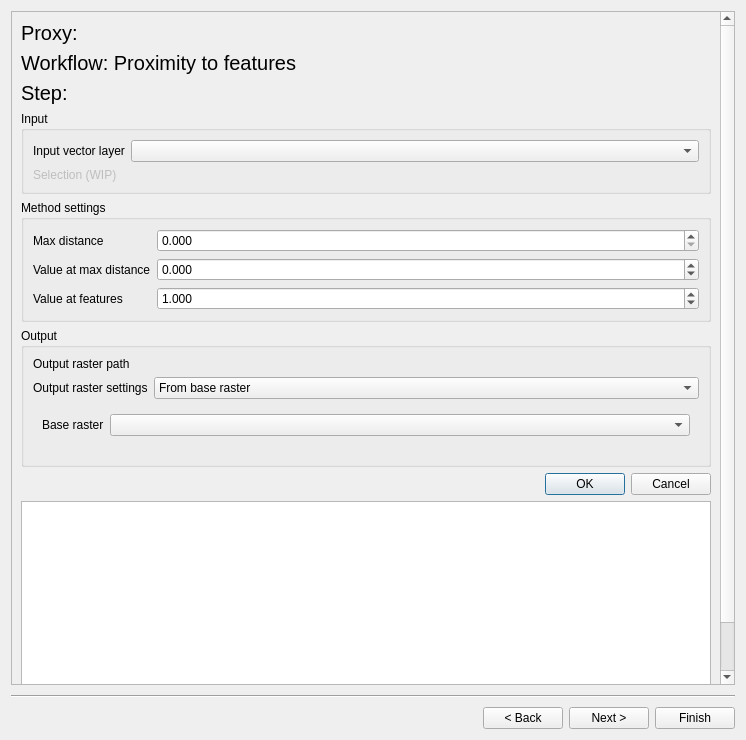
<?xml version="1.0" encoding="UTF-8"?>
<ui version="4.0">
 <class>Form</class>
 <widget class="QWidget" name="Form">
  <property name="geometry">
   <rect>
    <x>0</x>
    <y>0</y>
    <width>746</width>
    <height>740</height>
   </rect>
  </property>
  <property name="windowTitle">
   <string>Form</string>
  </property>
  <layout class="QVBoxLayout" name="verticalLayout_4">
   <item>
    <widget class="QScrollArea" name="scrollArea">
     <property name="widgetResizable">
      <bool>true</bool>
     </property>
     <widget class="QWidget" name="scrollAreaWidgetContents">
      <property name="geometry">
       <rect>
        <x>0</x>
        <y>0</y>
        <width>712</width>
        <height>781</height>
       </rect>
      </property>
      <layout class="QVBoxLayout" name="verticalLayout">
       <item>
        <widget class="QLabel" name="proxy_name_label">
         <property name="font">
          <font>
           <pointsize>15</pointsize>
          </font>
         </property>
         <property name="text">
          <string>Proxy: </string>
         </property>
         <property name="wordWrap">
          <bool>true</bool>
         </property>
        </widget>
       </item>
       <item>
        <widget class="QLabel" name="workflow_label">
         <property name="font">
          <font>
           <pointsize>15</pointsize>
          </font>
         </property>
         <property name="text">
          <string>Workflow: Proximity to features</string>
         </property>
        </widget>
       </item>
       <item>
        <widget class="QLabel" name="process_step_label">
         <property name="font">
          <font>
           <pointsize>15</pointsize>
          </font>
         </property>
         <property name="text">
          <string>Step: </string>
         </property>
        </widget>
       </item>
       <item>
        <widget class="QGroupBox" name="input_box">
         <property name="sizePolicy">
          <sizepolicy hsizetype="Preferred" vsizetype="Maximum">
           <horstretch>0</horstretch>
           <verstretch>0</verstretch>
          </sizepolicy>
         </property>
         <property name="title">
          <string>Input</string>
         </property>
         <layout class="QFormLayout" name="formLayout_2">
          <item row="0" column="0">
           <widget class="QLabel" name="vector_layer_label">
            <property name="toolTip">
             <string>Input dataset with features to calculate distances to</string>
            </property>
            <property name="text">
             <string>Input vector layer</string>
            </property>
           </widget>
          </item>
          <item row="0" column="1">
           <widget class="QgsMapLayerComboBox" name="vector_layer">
            <property name="toolTip">
             <string>Input dataset with features to calculate distances to</string>
            </property>
           </widget>
          </item>
          <item row="1" column="0">
           <widget class="QLabel" name="selection_label">
            <property name="enabled">
             <bool>false</bool>
            </property>
            <property name="text">
             <string>Selection (WIP)</string>
            </property>
           </widget>
          </item>
          <item row="1" column="1">
           <widget class="QgsFieldExpressionWidget" name="selection">
            <property name="enabled">
             <bool>false</bool>
            </property>
           </widget>
          </item>
         </layout>
        </widget>
       </item>
       <item>
        <widget class="QGroupBox" name="method_box">
         <property name="sizePolicy">
          <sizepolicy hsizetype="Preferred" vsizetype="Maximum">
           <horstretch>0</horstretch>
           <verstretch>0</verstretch>
          </sizepolicy>
         </property>
         <property name="title">
          <string>Method settings</string>
         </property>
         <layout class="QFormLayout" name="formLayout_3">
          <item row="0" column="0">
           <widget class="QLabel" name="max_distance_label">
            <property name="toolTip">
             <string>Maximum distance (optional). All pixels beyond max distance will be assigned value equal to max distance.</string>
            </property>
            <property name="text">
             <string>Max distance</string>
            </property>
           </widget>
          </item>
          <item row="0" column="1">
           <widget class="QgsDoubleSpinBox" name="max_distance">
            <property name="toolTip">
             <string>Maximum distance (optional). All pixels beyond max distance will be assigned value equal to max distance.</string>
            </property>
            <property name="decimals">
             <number>3</number>
            </property>
            <property name="minimum">
             <double>0.000000000000000</double>
            </property>
            <property name="maximum">
             <double>99999.000000000000000</double>
            </property>
            <property name="clearValue">
             <bool>true</bool>
            </property>
           </widget>
          </item>
          <item row="1" column="0">
           <widget class="QLabel" name="max_distance_value_label">
            <property name="text">
             <string>Value at max distance</string>
            </property>
           </widget>
          </item>
          <item row="1" column="1">
           <widget class="QgsDoubleSpinBox" name="max_distance_value">
            <property name="decimals">
             <number>3</number>
            </property>
            <property name="minimum">
             <double>-99999.000000000000000</double>
            </property>
            <property name="maximum">
             <double>99999.000000000000000</double>
            </property>
           </widget>
          </item>
          <item row="2" column="0">
           <widget class="QLabel" name="features_value_label">
            <property name="text">
             <string>Value at features</string>
            </property>
           </widget>
          </item>
          <item row="2" column="1">
           <widget class="QgsDoubleSpinBox" name="features_value">
            <property name="decimals">
             <number>3</number>
            </property>
            <property name="minimum">
             <double>-99999.000000000000000</double>
            </property>
            <property name="maximum">
             <double>99999.000000000000000</double>
            </property>
            <property name="value">
             <double>1.000000000000000</double>
            </property>
           </widget>
          </item>
         </layout>
        </widget>
       </item>
       <item>
        <widget class="QGroupBox" name="output_box">
         <property name="sizePolicy">
          <sizepolicy hsizetype="Preferred" vsizetype="Maximum">
           <horstretch>0</horstretch>
           <verstretch>0</verstretch>
          </sizepolicy>
         </property>
         <property name="title">
          <string>Output</string>
         </property>
         <layout class="QVBoxLayout" name="verticalLayout_3">
          <item>
           <layout class="QFormLayout" name="output_raster_settings_layout">
            <item row="0" column="0">
             <widget class="QLabel" name="output_raster_path_label">
              <property name="text">
               <string>Output raster path</string>
              </property>
             </widget>
            </item>
            <item row="0" column="1">
             <widget class="QgsFileWidget" name="output_raster_path">
              <property name="storageMode">
               <enum>QgsFileWidget::SaveFile</enum>
              </property>
             </widget>
            </item>
            <item row="1" column="0">
             <widget class="QLabel" name="output_raster_settings_label">
              <property name="text">
               <string>Output raster settings</string>
              </property>
             </widget>
            </item>
            <item row="1" column="1">
             <widget class="QComboBox" name="output_raster_settings">
              <item>
               <property name="text">
                <string>From base raster</string>
               </property>
              </item>
              <item>
               <property name="text">
                <string>Define manually</string>
               </property>
              </item>
             </widget>
            </item>
           </layout>
          </item>
          <item>
           <widget class="QStackedWidget" name="output_raster_settings_pages">
            <property name="sizePolicy">
             <sizepolicy hsizetype="Preferred" vsizetype="Maximum">
              <horstretch>0</horstretch>
              <verstretch>0</verstretch>
             </sizepolicy>
            </property>
            <property name="maximumSize">
             <size>
              <width>16777215</width>
              <height>50</height>
             </size>
            </property>
            <property name="currentIndex">
             <number>0</number>
            </property>
            <widget class="QWidget" name="base_raster_page">
             <layout class="QFormLayout" name="formLayout_4">
              <item row="0" column="0">
               <widget class="QLabel" name="base_raster_label">
                <property name="text">
                 <string>Base raster</string>
                </property>
               </widget>
              </item>
              <item row="0" column="1">
               <widget class="QgsMapLayerComboBox" name="base_raster"/>
              </item>
             </layout>
            </widget>
            <widget class="QWidget" name="define_manually_page">
             <layout class="QVBoxLayout" name="verticalLayout_2">
              <item>
               <layout class="QFormLayout" name="define_manually_layout">
                <item row="0" column="0">
                 <widget class="QLabel" name="pixel_size_label">
                  <property name="sizePolicy">
                   <sizepolicy hsizetype="Fixed" vsizetype="Preferred">
                    <horstretch>0</horstretch>
                    <verstretch>0</verstretch>
                   </sizepolicy>
                  </property>
                  <property name="minimumSize">
                   <size>
                    <width>62</width>
                    <height>0</height>
                   </size>
                  </property>
                  <property name="text">
                   <string>Pixel size</string>
                  </property>
                 </widget>
                </item>
                <item row="0" column="1">
                 <widget class="QgsDoubleSpinBox" name="pixel_size">
                  <property name="maximum">
                   <double>10000.000000000000000</double>
                  </property>
                  <property name="value">
                   <double>10.000000000000000</double>
                  </property>
                 </widget>
                </item>
                <item row="1" column="0">
                 <widget class="QLabel" name="extent_label">
                  <property name="sizePolicy">
                   <sizepolicy hsizetype="Fixed" vsizetype="Preferred">
                    <horstretch>0</horstretch>
                    <verstretch>0</verstretch>
                   </sizepolicy>
                  </property>
                  <property name="minimumSize">
                   <size>
                    <width>62</width>
                    <height>0</height>
                   </size>
                  </property>
                  <property name="text">
                   <string>Extent</string>
                  </property>
                  <property name="alignment">
                   <set>Qt::AlignLeading|Qt::AlignLeft|Qt::AlignTop</set>
                  </property>
                 </widget>
                </item>
                <item row="1" column="1">
                 <widget class="QgsExtentGroupBox" name="extent"/>
                </item>
               </layout>
              </item>
             </layout>
            </widget>
           </widget>
          </item>
         </layout>
        </widget>
       </item>
       <item>
        <widget class="QDialogButtonBox" name="button_box">
         <property name="sizePolicy">
          <sizepolicy hsizetype="Expanding" vsizetype="Fixed">
           <horstretch>0</horstretch>
           <verstretch>0</verstretch>
          </sizepolicy>
         </property>
         <property name="standardButtons">
          <set>QDialogButtonBox::Cancel|QDialogButtonBox::Ok</set>
         </property>
        </widget>
       </item>
       <item>
        <layout class="QVBoxLayout" name="verticalLayout_18">
         <item>
          <widget class="QTextEdit" name="log">
           <property name="sizePolicy">
            <sizepolicy hsizetype="Expanding" vsizetype="Expanding">
             <horstretch>0</horstretch>
             <verstretch>0</verstretch>
            </sizepolicy>
           </property>
           <property name="minimumSize">
            <size>
             <width>0</width>
             <height>200</height>
            </size>
           </property>
           <property name="maximumSize">
            <size>
             <width>16777215</width>
             <height>16777215</height>
            </size>
           </property>
           <property name="autoFormatting">
            <set>QTextEdit::AutoNone</set>
           </property>
           <property name="readOnly">
            <bool>true</bool>
           </property>
           <property name="html">
            <string>&lt;!DOCTYPE HTML PUBLIC &quot;-//W3C//DTD HTML 4.0//EN&quot; &quot;http://www.w3.org/TR/REC-html40/strict.dtd&quot;&gt;
&lt;html&gt;&lt;head&gt;&lt;meta name=&quot;qrichtext&quot; content=&quot;1&quot; /&gt;&lt;style type=&quot;text/css&quot;&gt;
p, li { white-space: pre-wrap; }
&lt;/style&gt;&lt;/head&gt;&lt;body style=&quot; font-family:'Ubuntu'; font-size:11pt; font-weight:400; font-style:normal;&quot;&gt;
&lt;p style=&quot;-qt-paragraph-type:empty; margin-top:0px; margin-bottom:0px; margin-left:0px; margin-right:0px; -qt-block-indent:0; text-indent:0px;&quot;&gt;&lt;br /&gt;&lt;/p&gt;&lt;/body&gt;&lt;/html&gt;</string>
           </property>
          </widget>
         </item>
         <item>
          <layout class="QHBoxLayout" name="progress_layout">
           <item>
            <widget class="QLabel" name="progress_label">
             <property name="text">
              <string>Progress</string>
             </property>
            </widget>
           </item>
           <item>
            <widget class="QProgressBar" name="progress_bar">
             <property name="value">
              <number>0</number>
             </property>
            </widget>
           </item>
          </layout>
         </item>
        </layout>
       </item>
      </layout>
     </widget>
    </widget>
   </item>
   <item>
    <widget class="Line" name="line">
     <property name="minimumSize">
      <size>
       <width>0</width>
       <height>10</height>
      </size>
     </property>
     <property name="orientation">
      <enum>Qt::Horizontal</enum>
     </property>
    </widget>
   </item>
   <item>
    <layout class="QHBoxLayout" name="navigation_btn_layout">
     <item>
      <spacer name="run_btn_spacer">
       <property name="orientation">
        <enum>Qt::Horizontal</enum>
       </property>
       <property name="sizeHint" stdset="0">
        <size>
         <width>78</width>
         <height>20</height>
        </size>
       </property>
      </spacer>
     </item>
     <item>
      <widget class="QPushButton" name="back_btn">
       <property name="text">
        <string>&lt; Back</string>
       </property>
      </widget>
     </item>
     <item>
      <widget class="QPushButton" name="next_btn">
       <property name="text">
        <string>Next &gt;</string>
       </property>
      </widget>
     </item>
     <item>
      <widget class="QPushButton" name="finish_btn">
       <property name="text">
        <string>Finish</string>
       </property>
      </widget>
     </item>
    </layout>
   </item>
  </layout>
 </widget>
 <customwidgets>
  <customwidget>
   <class>QgsCollapsibleGroupBox</class>
   <extends>QGroupBox</extends>
   <header>qgscollapsiblegroupbox.h</header>
   <container>1</container>
  </customwidget>
  <customwidget>
   <class>QgsDoubleSpinBox</class>
   <extends>QDoubleSpinBox</extends>
   <header>qgsdoublespinbox.h</header>
  </customwidget>
  <customwidget>
   <class>QgsExtentGroupBox</class>
   <extends>QgsCollapsibleGroupBox</extends>
   <header>qgsextentgroupbox.h</header>
   <container>1</container>
  </customwidget>
  <customwidget>
   <class>QgsFieldExpressionWidget</class>
   <extends>QWidget</extends>
   <header>qgsfieldexpressionwidget.h</header>
  </customwidget>
  <customwidget>
   <class>QgsFileWidget</class>
   <extends>QWidget</extends>
   <header>qgsfilewidget.h</header>
   <container>1</container>
  </customwidget>
  <customwidget>
   <class>QgsMapLayerComboBox</class>
   <extends>QComboBox</extends>
   <header>qgsmaplayercombobox.h</header>
  </customwidget>
 </customwidgets>
 <resources/>
 <connections/>
</ui>
